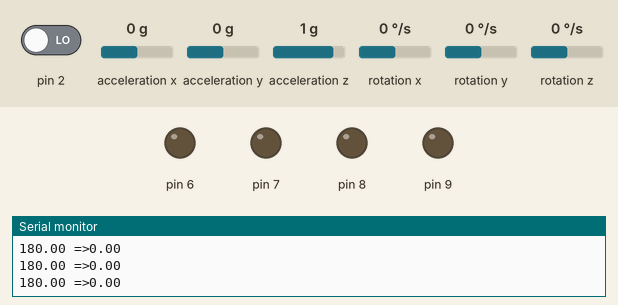
Simulated run of this sketch. Board: Arduino Uno, built with avr-gcc and run on an emulated ATmega328P. On the bench: output pins drawn as LEDs (lit = HIGH), the last lines printed to the serial monitor. Inputs (shaded band) come from the test bench; at power-on: acceleration x 0 g, acceleration z 1 g, acceleration y 0 g, pin 2 LOW, rotation x 0 °/s, rotation y 0 °/s, rotation z 0 °/s. The sensor or clock chip raises its interrupt line as the real part does.

Above: at 4.7 s.
4.8 s: acceleration x set to 0.1 g
At 5.9 s:
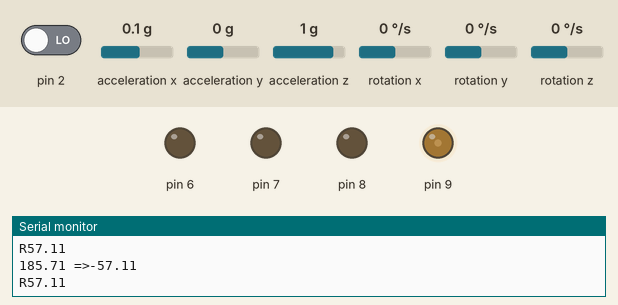
6.3 s: acceleration z set to -0.8 g
At 6.6 s:
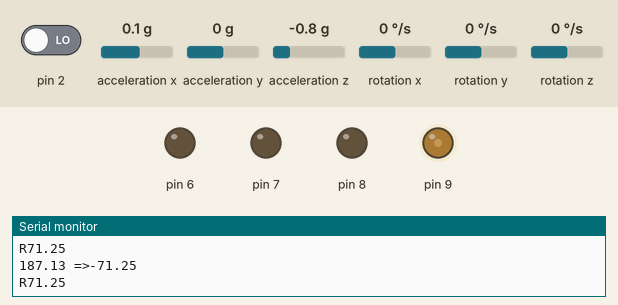
7.8 s: acceleration x set to -0.1 g
At 8.5 s:
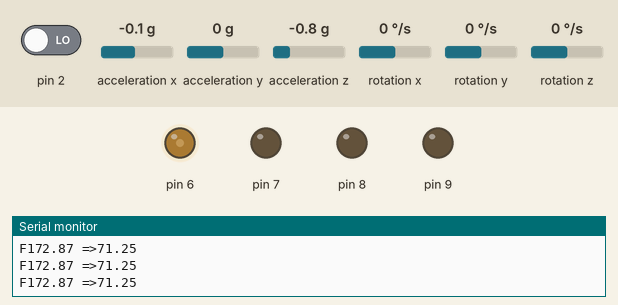
9.3 s: acceleration y set to -1.4 g
At 10.5 s:
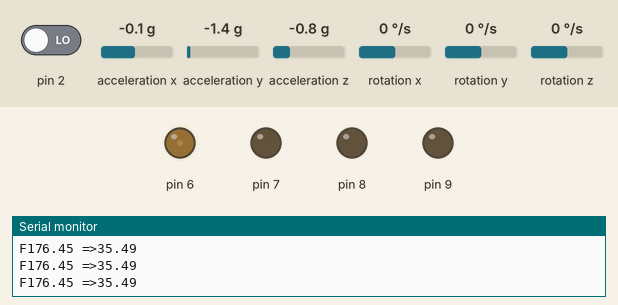
10.8 s: acceleration x set to -0.8 g
At 11.7 s:
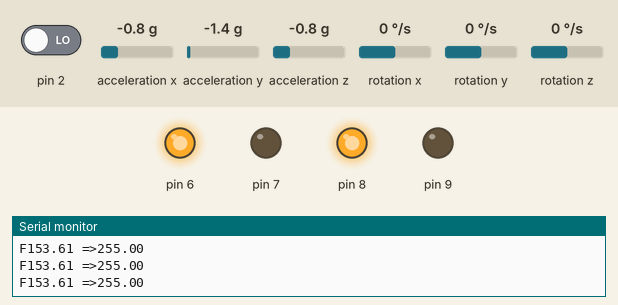
Timing chart, 0 to 13.3 s (numbered marks = the images above; inputs shaded):
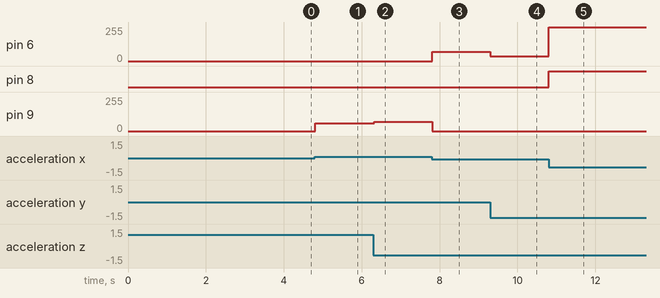

Measured:
- after the input at 4.8 s, pin 9: 0/255 → 57/255 at once
- after the input at 6.3 s, pin 9: 57/255 → 71/255 at once
- after the input at 7.8 s, pin 6: 0/255 → 71/255 at once; pin 9: 71/255 → 0/255 at once
- after the input at 9.3 s, pin 6: 71/255 → 35/255 at once
- after the input at 10.8 s, pin 6: 35/255 → 255/255 at once; pin 8: LOW → HIGH at once

The sketch:

self_balance_car.ino
```cpp
/*Arduino Self Balancing Robot

 * Code by: B.Aswinth Raj

 * Build on top of Lib: https://github.com/jrowberg/i2cdevlib/tree/master/Arduino/MPU6050

 * Website: circuitdigest.com

 */


#include "I2Cdev.h"

#include <PID_v1.h> //From https://github.com/br3ttb/Arduino-PID-Library/blob/master/PID_v1.h

#include "MPU6050_6Axis_MotionApps20.h" //https://github.com/jrowberg/i2cdevlib/tree/master/Arduino/MPU6050


MPU6050 mpu;


// MPU control/status vars

bool dmpReady = false;  // set true if DMP init was successful

uint8_t mpuIntStatus;   // holds actual interrupt status byte from MPU

uint8_t devStatus;      // return status after each device operation (0 = success, !0 = error)

uint16_t packetSize;    // expected DMP packet size (default is 42 bytes)

uint16_t fifoCount;     // count of all bytes currently in FIFO

uint8_t fifoBuffer[64]; // FIFO storage buffer


// orientation/motion vars

Quaternion q;           // [w, x, y, z]         quaternion container

VectorFloat gravity;    // [x, y, z]            gravity vector

float ypr[3];           // [yaw, pitch, roll]   yaw/pitch/roll container and gravity vector


/*********Tune these 4 values for your BOT*********/

double setpoint=180; //set the value when the bot is perpendicular to ground using serial monitor.

//Read the project documentation on circuitdigest.com to learn how to set these values

double Kp = 10; //Set this first

double Kd = 0; //Set this secound

double Ki = 0; //Finally set this

/******End of values setting*********/


double input, output;

PID pid(&input, &output, &setpoint, Kp, Ki, Kd, DIRECT);


volatile bool mpuInterrupt = false;     // indicates whether MPU interrupt pin has gone high

void dmpDataReady()

{

    mpuInterrupt = true;

}


void setup() {

  Serial.begin(115200);


  // initialize device

    Serial.println(F("Initializing I2C devices..."));

    mpu.initialize();


     // verify connection

    Serial.println(F("Testing device connections..."));

    Serial.println(mpu.testConnection() ? F("MPU6050 connection successful") : F("MPU6050 connection failed"));


    // load and configure the DMP

    devStatus = mpu.dmpInitialize();


    // supply your own gyro offsets here, scaled for min sensitivity

    mpu.setXGyroOffset(454);
    mpu.setYGyroOffset(-133);
    mpu.setZGyroOffset(-2);
    mpu.setZAccelOffset(2053);


      // make sure it worked (returns 0 if so)

    if (devStatus == 0)

    {

        // turn on the DMP, now that it's ready

        Serial.println(F("Enabling DMP..."));

        mpu.setDMPEnabled(true);


        // enable Arduino interrupt detection

        Serial.println(F("Enabling interrupt detection (Arduino external interrupt 0)..."));

        attachInterrupt(0, dmpDataReady, RISING);

        mpuIntStatus = mpu.getIntStatus();


        // set our DMP Ready flag so the main loop() function knows it's okay to use it

        Serial.println(F("DMP ready! Waiting for first interrupt..."));

        dmpReady = true;


        // get expected DMP packet size for later comparison

        packetSize = mpu.dmpGetFIFOPacketSize();


        //setup PID

        pid.SetMode(AUTOMATIC);

        pid.SetSampleTime(10);

        pid.SetOutputLimits(-255, 255);

    }

    else

    {

        // ERROR!

        // 1 = initial memory load failed

        // 2 = DMP configuration updates failed

        // (if it's going to break, usually the code will be 1)

        Serial.print(F("DMP Initialization failed (code "));

        Serial.print(devStatus);

        Serial.println(F(")"));

    }


//Initialise the Motor outpu pins

    pinMode (6, OUTPUT);

    pinMode (7, OUTPUT);

    pinMode (8, OUTPUT);

    pinMode (9, OUTPUT);


//By default turn off both the motors

    analogWrite(6,LOW);

    analogWrite(7,LOW);

    analogWrite(8,LOW);

    analogWrite(9,LOW);

}


void loop() {


    // if programming failed, don't try to do anything

    if (!dmpReady) return;


    // wait for MPU interrupt or extra packet(s) available

    while (!mpuInterrupt && fifoCount < packetSize)

    {

        //no mpu data - performing PID calculations and output to motors

        pid.Compute();


        //Print the value of Input and Output on serial monitor to check how it is working.

        Serial.print(input); Serial.print(" =>"); Serial.println(output);


        if (input>150 && input<200){//If the Bot is falling


        if (output>0) //Falling towards front

        Forward(); //Rotate the wheels forward

        else if (output<0) //Falling towards back

        Reverse(); //Rotate the wheels backward

        }

        else //If Bot not falling

        Stop(); //Hold the wheels still


    }


    // reset interrupt flag and get INT_STATUS byte

    mpuInterrupt = false;

    mpuIntStatus = mpu.getIntStatus();


    // get current FIFO count

    fifoCount = mpu.getFIFOCount();


    // check for overflow (this should never happen unless our code is too inefficient)

    if ((mpuIntStatus & 0x10) || fifoCount == 1024)

    {

        // reset so we can continue cleanly

        mpu.resetFIFO();

        Serial.println(F("FIFO overflow!"));


    // otherwise, check for DMP data ready interrupt (this should happen frequently)

    }

    else if (mpuIntStatus & 0x02)

    {

        // wait for correct available data length, should be a VERY short wait

        while (fifoCount < packetSize) fifoCount = mpu.getFIFOCount();


        // read a packet from FIFO

        mpu.getFIFOBytes(fifoBuffer, packetSize);


        // track FIFO count here in case there is > 1 packet available

        // (this lets us immediately read more without waiting for an interrupt)

        fifoCount -= packetSize;


        mpu.dmpGetQuaternion(&q, fifoBuffer); //get value for q

        mpu.dmpGetGravity(&gravity, &q); //get value for gravity

        mpu.dmpGetYawPitchRoll(ypr, &q, &gravity); //get value for ypr


        input = ypr[1] * 180/M_PI + 180;


   }

}


void Forward() //Code to rotate the wheel forward

{

    analogWrite(6,output);

    analogWrite(7,0);

    analogWrite(8,output);

    analogWrite(9,0);

    Serial.print("F"); //Debugging information

}


void Reverse() //Code to rotate the wheel Backward

{

    analogWrite(6,0);

    analogWrite(7,output*-1);

    analogWrite(8,0);

    analogWrite(9,output*-1);

    Serial.print("R");
  Serial.println(output*-1);
}


void Stop() //Code to stop both the wheels

{

    analogWrite(6,0);

    analogWrite(7,0);

    analogWrite(8,0);

    analogWrite(9,0);

    Serial.print("S");

}
```
